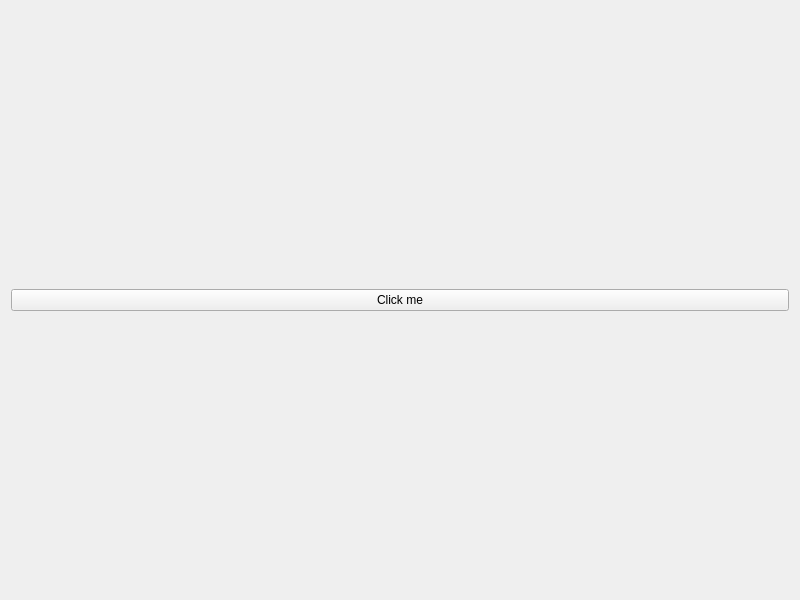
<?xml version="1.0" encoding="UTF-8"?>
<ui version="4.0">
 <class>Widget</class>
 <widget class="QWidget" name="Widget">
  <property name="geometry">
   <rect>
    <x>0</x>
    <y>0</y>
    <width>800</width>
    <height>600</height>
   </rect>
  </property>
  <property name="windowTitle">
   <string>Widget</string>
  </property>
  <layout class="QVBoxLayout" name="verticalLayout">
   <item>
    <widget class="QPushButton" name="po_btn">
     <property name="text">
      <string>Click me</string>
     </property>
    </widget>
   </item>
  </layout>
 </widget>
 <resources/>
 <connections/>
</ui>
